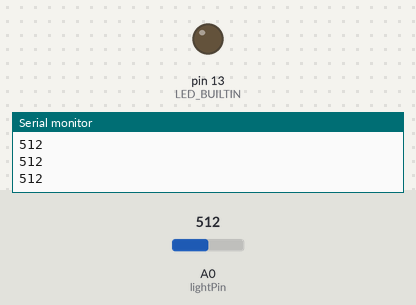
The sketch below on a simulated Arduino Uno, built with avr-gcc and run on an emulated ATmega328P. On the bench: output pins drawn as LEDs (lit = HIGH), the last lines printed to the serial monitor. Inputs (shaded band) come from the test bench; at power-on: A0 (lightPin) = 512.

Above: at 1.2 s.
1.3 s: A0 (lightPin) set to 811
2.8 s: A0 (lightPin) set to 835
At 4.0 s:
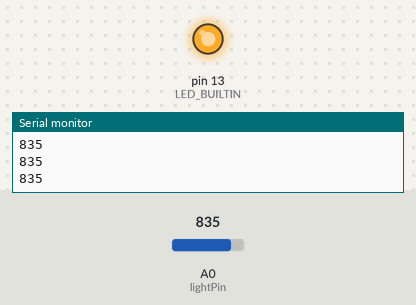
4.3 s: A0 (lightPin) set to 815
At 5.5 s:
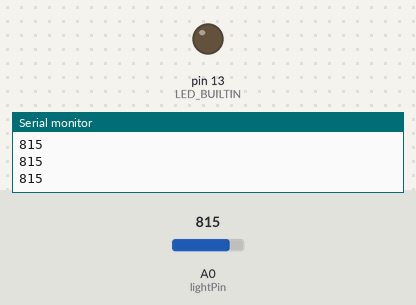
5.8 s: A0 (lightPin) set to 900
At 7.1 s:
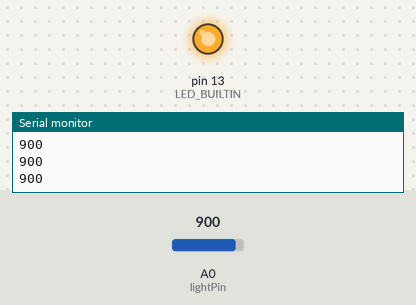
Timing chart, 0 to 8.3 s (numbered marks = the images above; inputs shaded):
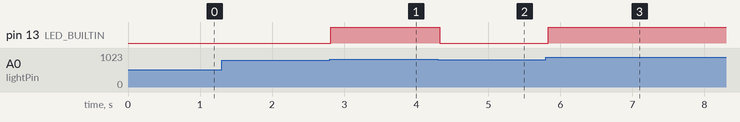

The sketch:

photoresistor.ino
```cpp
// The Uno pin the light sensor's S wire is plugged into
const int lightPin = A0;

// Readings above this number count as "dark" (remember: bigger = darker)
const int darkLevel = 825;

void setup() {
  Serial.begin(9600);

  // Sets the built-in LED pin as an output so the Uno can turn it on and off
  pinMode(LED_BUILTIN, OUTPUT);
}

void loop() {
  int lightLevel = analogRead(lightPin);
  Serial.println(lightLevel);

  // Checks the condition in the parentheses; runs the first block if true, the else block if not
  if (lightLevel > darkLevel) {
    digitalWrite(LED_BUILTIN, HIGH);  // dark, so turn the LED on
  } else {
    digitalWrite(LED_BUILTIN, LOW);   // light, so turn the LED off
  }

  delay(50);
}
```

Measured:
- the behaviour switches between 825 and 826 on A0 (lightPin) (found by bisection; images 0 and 1)
- after the input at 2.8 s, pin 13 (LED_BUILTIN): LOW → HIGH at once
- after the input at 4.3 s, pin 13 (LED_BUILTIN): HIGH → LOW at once
- after the input at 5.8 s, pin 13 (LED_BUILTIN): LOW → HIGH at once
